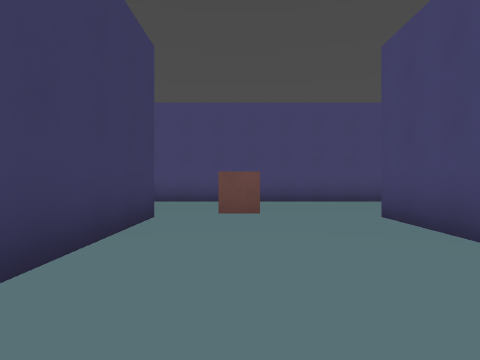
[1] (above)

24 first-person views from a walk through a 3-D level made in the Godot game engine. The camera is 1.3 m above the floor, looks level and sees 75° across. The floor is counted in squares, 2 m on a side. Each view is taken from the middle of a square. On the plan, view 1 faces up. The plan holds only what a view shows up to about 10 squares ahead; the rest is blank. The place goes on beyond the plan. Surface patterns are stand-ins for the level's own textures.

[2]
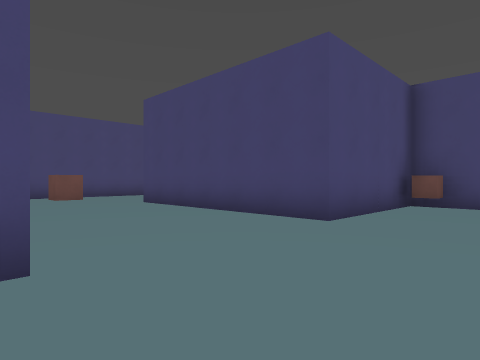

[3]
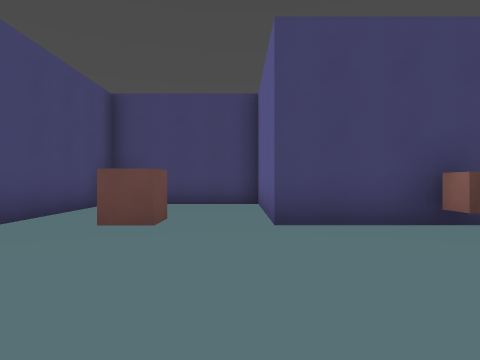

[4]
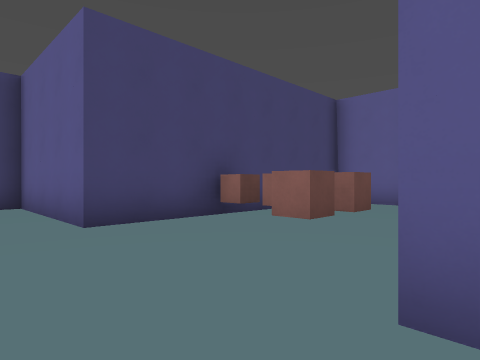

[5]
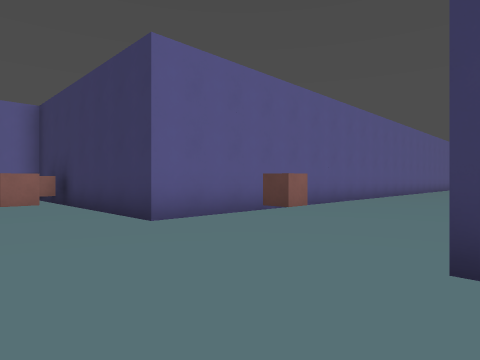

[6]
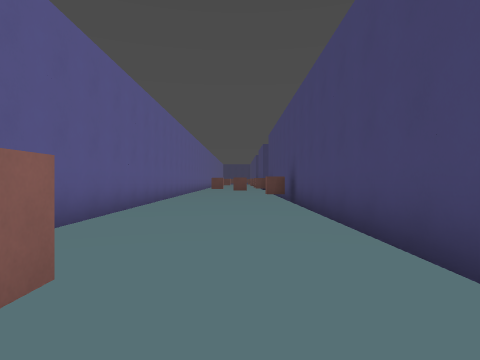

[7]
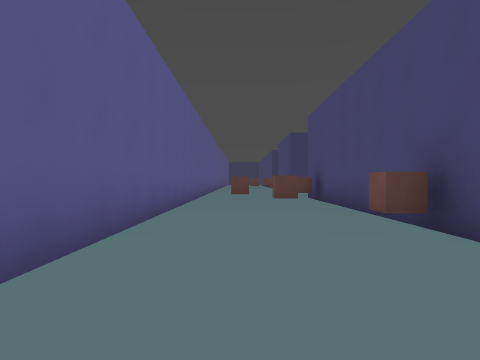

[8]
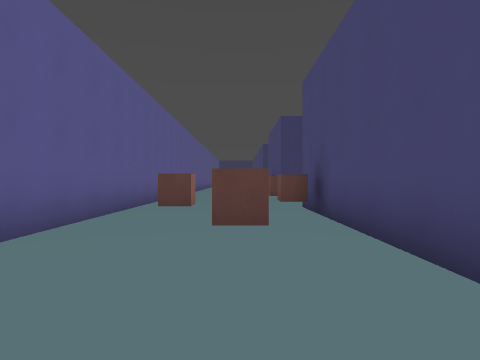

[9]
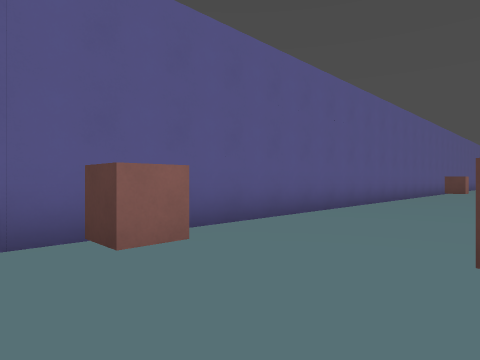

[10]
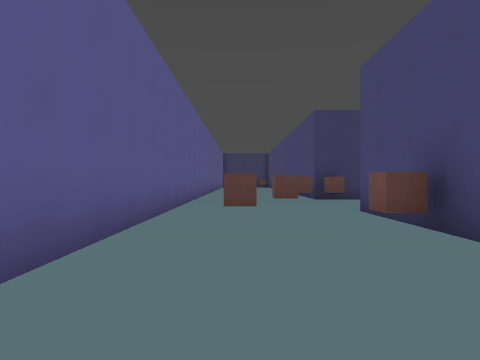

[11]
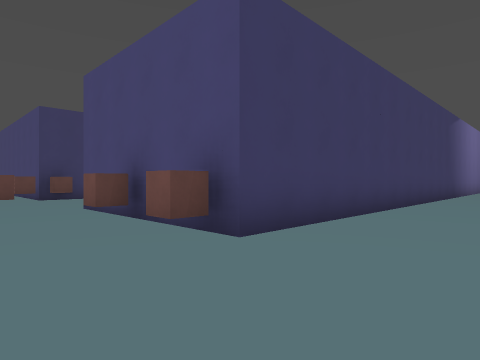

[12]
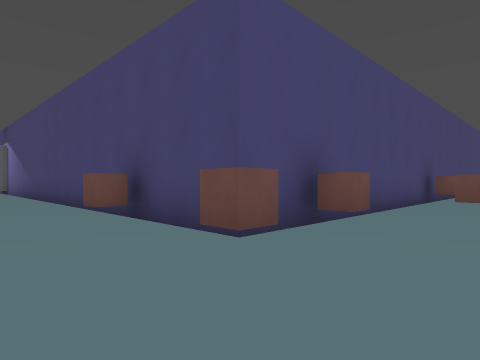

[13]
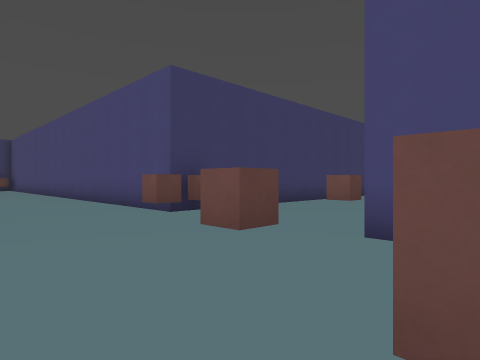

[14]
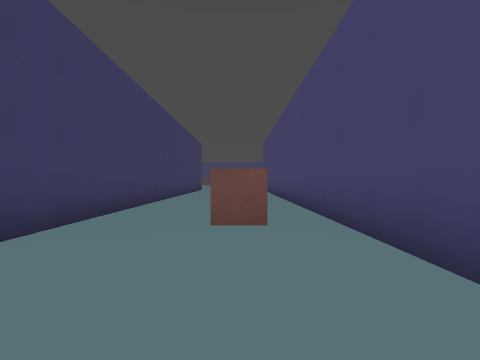

[15]
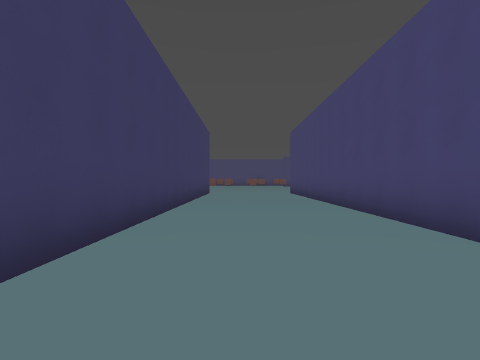

[16]
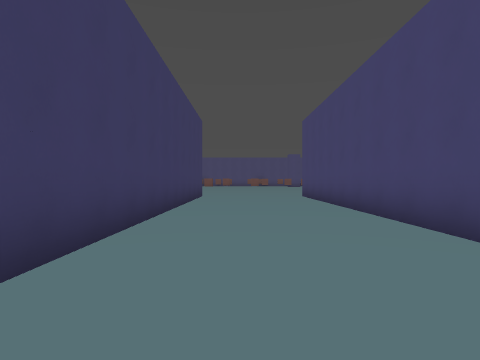

[17]
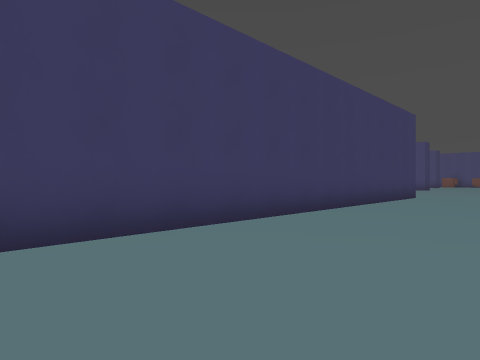

[18]
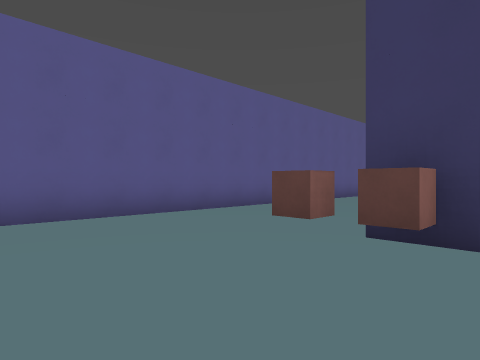

[19]
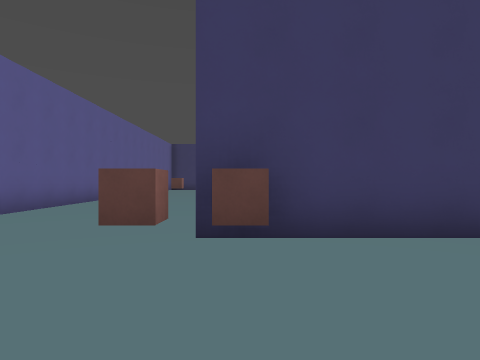

[20]
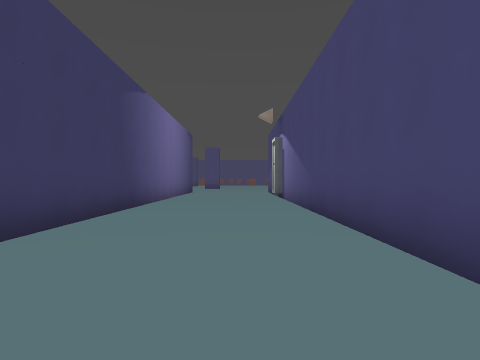

[21]
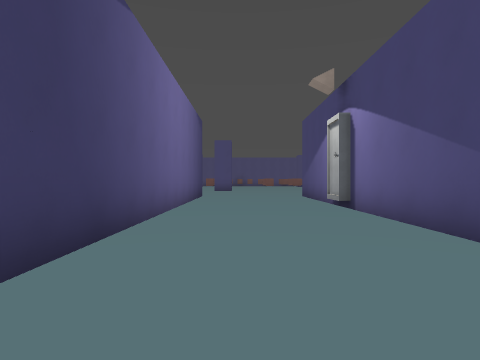

[22]
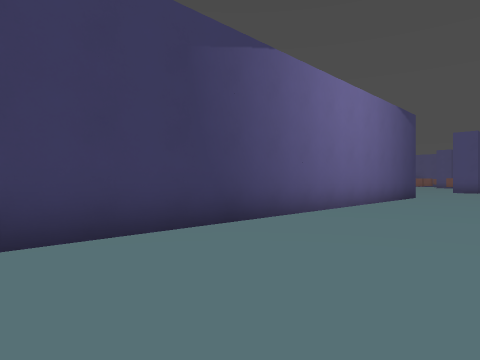

[23]
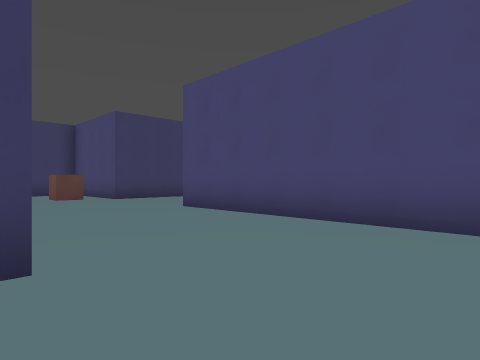

[24]
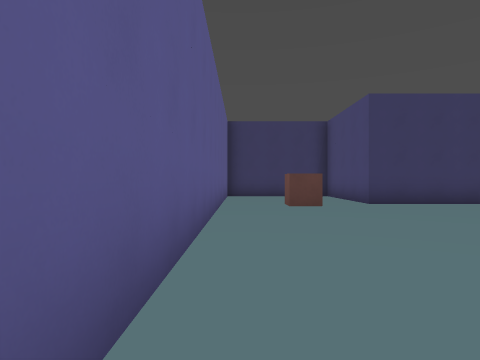

### Floor plan
Key: @ floor where view 1 was taken; # wall or solid block; . floor; ^ raised ledge.
Columns run from 36 left of view 1 to 7 right of it. Each row starts with its distance up from view 1.
 17     #....#   #....#
 16     #....#   #....#
 15     #....#   #....#
 14     #....#   #....#
 13     #....#   #....#       #
 12     #....#   #....#       #.
 11     #....#   #....#       #...
 10     #....#   #....#      ##....##########
  9     #....#   #....#      ................
  8     #....#   #....#       ...............
  7     #....#   #....#      .....^.........
  6     #....#   #....#      ...............
  5     #....#   #....#      ##########....#
  4     #....#   #....#               #.^..#
  3     #....#   #....#               #....#
  2     #..^.#   #...^#               #....#
  1     #....#   #....#               #....#
  0 #####^...#####... #################.@..#####
 -1 .....^.....^.^...^.^.....^................^#
 -2 ........^.............^....................#
 -3 ..........^.........^............^...^.....#
 -4 ...........................................#
 -5 ###################################....#####
 -6                                   #.^..#
 -7                                   #.^^^#
 -8                                   #....#
 -9                                   #^..

Where each view was taken, in squares from view 1:
view 1: 0 up, 0 right, facing up
view 2: 3 down, 2 left, facing up-right
view 3: 4 down, 2 left, facing right
view 4: 3 down, 2 left, facing down-right
view 5: 0 up, 1 right, facing down-left
view 6: 2 down, 2 left, facing left
view 7: 3 down, 7 left, facing left
view 8: 2 down, 11 left, facing left
view 9: 1 down, 15 left, facing down-left
view 10: 3 down, 21 left, facing left
view 11: 3 down, 20 left, facing up-left
view 12: 3 down, 21 left, facing up-right
view 13: 4 down, 26 left, facing up-left
view 14: 1 down, 29 left, facing up
view 15: 4 up, 30 left, facing up
view 16: 7 up, 30 left, facing up
view 17: 7 up, 28 left, facing up-left
view 18: 1 up, 28 left, facing down-left
view 19: 0 up, 28 left, facing left
view 20: 3 up, 20 left, facing up
view 21: 7 up, 21 left, facing up
view 22: 7 up, 19 left, facing up-left
view 23: 5 up, 1 right, facing up-left
view 24: 6 up, 1 left, facing left
